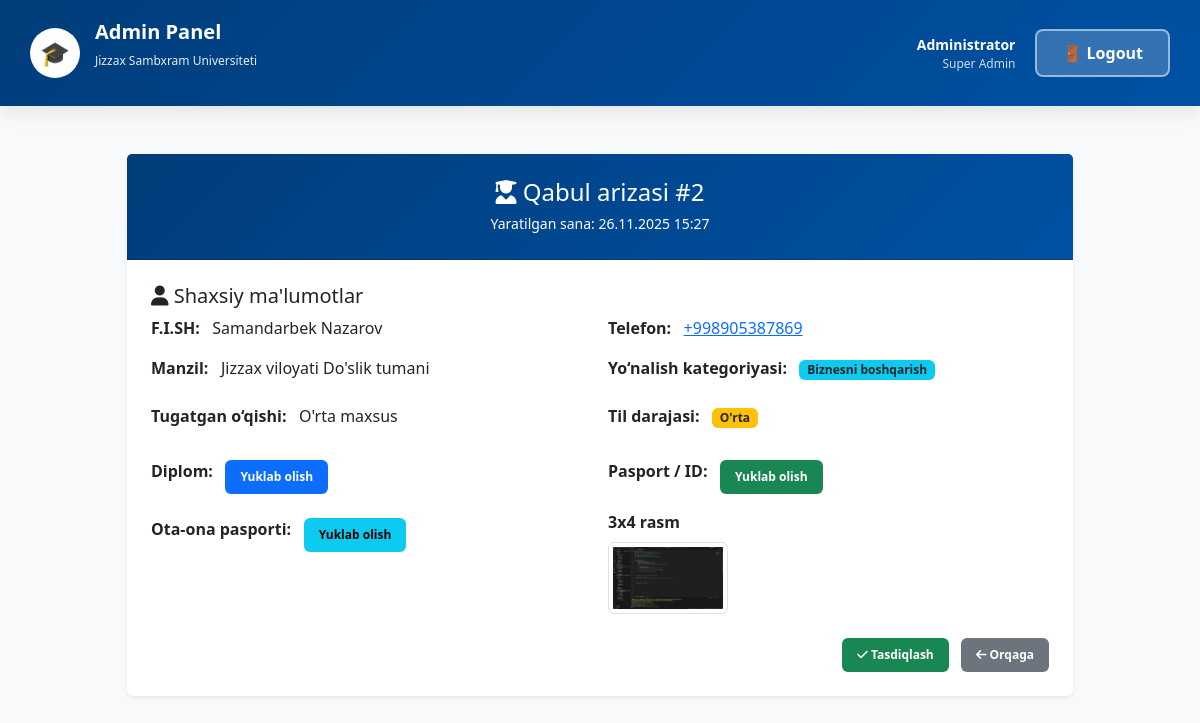
The page /application/2/ (signed in) on the database its author committed.
### myapp/models.py (models this page shows, shortened)
class QabulApplication(models.Model):
    phone_regex = RegexValidator(
        regex=r'^\+?\d{9,15}$',
        message="Telefon raqam formati noto‘g‘ri! Masalan: +998901234567"
    )
    full_name = models.CharField("F.I.SH (Familiya, Ism, Otasining ismi)",max_length=255)
    phone = models.CharField("Telefon raqami", max_length=20,validators=[phone_regex])
    address = models.CharField("Yashash manzilingiz",max_length=255)
    EDUCATION_CHOICES = [
        ('orta_maxsus', "O'rta maxsus"),
        ('oliy', "Oliy"),
        ('boshqa', "Boshqa"),
    ]
    education = models.CharField("Qaysi o'qishni tugatgansiz",max_length=20,choices=EDUCATION_CHOICES)
    LANGUAGE_LEVEL_CHOICES = [
        ('boshlangich', "Boshlang'ich"),
        ('orta', "O'rta"),
        ('yuqori', "Yuqori"),
        ('ona_tili', "Ona tili"),
    ]
    direction = models.CharField("Yo'nalish", max_length=255, blank=True, null=True)  # ← 🔥 BU YERDA EDI!
    category = models.ForeignKey(QabulCategory, on_delete=models.CASCADE, verbose_name="Yo'nalish kategoriyasi")
    language_level = models.CharField("Til bilish darajasi",max_length=20,choices=LANGUAGE_LEVEL_CHOICES)
    diploma = models.FileField("Shahodatnoma yoki diplom",upload_to='documents/diploma/')
    id_card = models.FileField("ID karta yoki pasport",upload_to='documents/id_card/')
    parent_passport = models.FileField( "Ota yoki onasi pasporti", upload_to='documents/parent_passport/')
    photo_3x4 = models.FileField("3x4 rasm", upload_to='photos/3x4/')
    created_at = models.DateTimeField( auto_now_add=True)
    is_published = models.BooleanField(blank=True,null=True, verbose_name='chop etish')
    class Meta:
        verbose_name = "Qabul arizasi"
        verbose_name_plural = "Qabul arizalari"
        ordering = ['id']  # eng yangi arizalar birinchi chiqadi

class QabulCategory(models.Model):
    name = models.CharField("Yo'nalish nomi", max_length=200)
    class Meta:
        verbose_name = "Yo'nalish Kategoriyasi"
        verbose_name_plural = "Yo'nalish Kategoriyalari"

### myapp/views.py (the view)
# urls.py: path('application/<int:pk>/', application_detail, name='application_detail'),
@login_required
def application_detail(request, pk):
    app = get_object_or_404(QabulApplication, pk=pk)
    if request.method == "POST":
        app.is_published = True
        app.save()
    bakalavr_count = QabulApplication.objects.filter(is_published=True).count()
    context = {
        'app': app,
        'bakalavr_count': bakalavr_count
    }
    return render(request, 'application_detail.html', context)

### templates/application_detail.html (shortened to what this page needs)
{% load static %}
<!DOCTYPE html>
<html lang="uz">
<head>
    <link href="https://cdn.jsdelivr.net/npm/bootstrap@5.3.2/dist/css/bootstrap.min.css" rel="stylesheet">
    <link rel="stylesheet" href="{% static 'css/admin.css' %}">
    <link rel="stylesheet" href="https://cdnjs.cloudflare.com/ajax/libs/font-awesome/6.5.0/css/all.min.css">
</head>
<body class="bg-light">
    <nav class="navbar">
        <div class="navbar-brand">
            <div class="navbar-logo">🎓</div>
            <div class="navbar-title">
                <h1>Admin Panel</h1>
                <p>Jizzax Sambxram Universiteti</p>
            </div>
        </div>
        <div class="navbar-user">
            <div class="user-info">
                <div class="name">Administrator</div>
                <div class="role">Super Admin</div>
            </div>
            <a href="{% url "myapp:logout" %}" class="logout-btn" onclick="logout()">🚪 Logout</a>
        </div>
    </nav>
<div class="container my-5">
    <div class="row justify-content-center">
        <div class="col-lg-10">
            <div class="card shadow-sm border-0">
                <div class="card-header bg-primary text-white text-center py-4">
                    <h4 class="mb-1">
                        <i class="fas fa-user-graduate"></i> Qabul arizasi #{{ app.id }}
                    </h4>
                    <small>Yaratilgan sana: {{ app.created_at|date:"d.m.Y H:i" }}</small>
                </div>
                <div class="card-body p-4">
                    <h5 class="section-title"><i class="fas fa-user"></i> Shaxsiy ma'lumotlar</h5>
                    <div class="row g-3 mb-4">
                        <div class="col-md-6 info-item">
                            <strong>F.I.SH: &nbsp;</strong>
                            {{ app.full_name }}
                        </div>
                        <div class="col-md-6 info-item">
                            <strong>Telefon: &nbsp;</strong>
                            <a href="tel:{{ app.phone }}">{{ app.phone }}</a>
                        </div>
                        <div class="col-md-6 info-item">
                            <strong>Manzil: &nbsp;</strong>
                            {{ app.address }}
                        </div>
                        <div class="col-md-6 info-item">
                            <strong>Yo‘nalish kategoriyasi: &nbsp;</strong>
                            <span class="badge bg-info text-dark">{{ app.category.name }}</span>
                        </div>
                    </div>
                    <div class="row g-3 mb-4">
                        <div class="col-md-6 info-item">
                            <strong>Tugatgan o‘qishi: &nbsp;</strong>
                            {{ app.get_education_display }}
                        </div>
                        <div class="col-md-6 info-item">
                            <strong>Til darajasi: &nbsp;</strong>
                            <span class="badge bg-warning text-dark">
                                {{ app.get_language_level_display }}
                            </span>
                        </div>
                    </div>
                    <div class="row g-3 mb-4">
                        <div class="col-md-6 info-item">
                            <strong>Diplom: &nbsp;</strong>
                            {% if app.diploma %}
                                <a href="{{ app.diploma.url }}" class="btn btn-sm btn-primary mt-2">Yuklab olish</a>
                            {% else %}
                                <span class="text-muted">Yuklanmagan</span>
                            {% endif %}
                        </div>
                        <div class="col-md-6 info-item">
                            <strong>Pasport / ID: &nbsp;</strong>
                            {% if app.id_card %}
                                <a href="{{ app.id_card.url }}" class="btn btn-sm btn-success mt-2">Yuklab olish</a>
                            {% else %}
                                <span class="text-muted">Yuklanmagan</span>
                            {% endif %}
                        </div>
                        <div class="col-md-6 info-item">
                            <strong>Ota-ona pasporti: &nbsp;</strong>
                            {% if app.parent_passport %}
                                <a href="{{ app.parent_passport.url }}" class="btn btn-sm btn-info mt-2">Yuklab olish</a>
                            {% else %}
                                <span class="text-muted">Yuklanmagan</span>
                            {% endif %}
                        </div>
                        <div class="col-md-6 info-item">
                            <strong>3x4 rasm</strong><br>
                            {% if app.photo_3x4 %}
                                <img src="{{ app.photo_3x4.url }}" class="img-thumbnail mt-2" width="120">
                            {% else %}
                                <span class="text-muted">Yuklanmagan</span>
                            {% endif %}
                        </div>
                    </div>
                    <div class="text-end mt-3">
                        {% if not app.is_published %}
                            <form method="post" class="d-inline">
                                <button type="submit" class="btn btn-success">
                                    <i class="fas fa-check"></i> Tasdiqlash
                                </button>
                            </form>
                        {% else %}
                            <span class="btn btn-info">
                                <i class="fas fa-check-circle"></i> Tasdiqlangan
                            </span>
                        {% endif %}
                        <a href="javascript:history.back()" class="btn btn-secondary ms-2">
                            <i class="fas fa-arrow-left"></i> Orqaga
                        </a>
                    </div>
                </div>
            </div>
        </div>
    </div>
</div>
</body>
</html>

### static/css/admin.css (style rules this page uses)
* { margin: 0; padding: 0; box-sizing: border-box; }
body { font-family: 'Segoe UI', Tahoma, Geneva, Verdana, sans-serif; background: #f5f7fa; min-height: 100vh; }
.navbar { background: linear-gradient(135deg, #003d7a 0%, #0051a5 100%); padding: 15px 30px; box-shadow: 0 4px 20px rgba(0, 0, 0, 0.1); display: flex; justify-content: space-between; align-items: center; position: sticky; top: 0; z-index: 1000; }
.navbar-brand { display: flex; align-items: center; gap: 15px; color: white; }
.navbar-logo { width: 50px; height: 50px; background: white; border-radius: 50%; display: flex; align-items: center; justify-content: center; font-size: 24px; font-weight: bold; color: #003d7a; }
.navbar-title h1 { font-size: 20px; font-weight: 700; }
.navbar-title p { font-size: 12px; opacity: 0.9; }
.navbar-user { display: flex; align-items: center; gap: 20px; }
.user-info { color: white; text-align: right; }
.user-info .name { font-weight: 600; font-size: 14px; }
.user-info .role { font-size: 12px; opacity: 0.8; }
.logout-btn { text-decoration: none; padding: 10px 25px; background: rgba(255, 255, 255, 0.2); color: white; border: 2px solid rgba(255, 255, 255, 0.5); border-radius: 8px; cursor: pointer; font-weight: 600; transition: all 0.3s ease; }
.container { max-width: 1400px; margin: 40px auto; padding: 0 30px; }
.btn { text-decoration: none; padding: 8px 15px; border: none; border-radius: 6px; cursor: pointer; font-size: 12px; font-weight: 600; transition: all 0.3s ease; }
.card-header { background: linear-gradient(135deg, #003d7a 0%, #0051a5 100%) !important; }

### rows shown on the page
QabulApplication: id "2", created_at "26.11.2025 15:27", full_name "Samandarbek Nazarov", phone "+998905387869", address "Jizzax viloyati Do'slik tumani", category.name "Biznesni boshqarish", education "O'rta maxsus", language_level "O'rta", photo_3x4 (picture)
